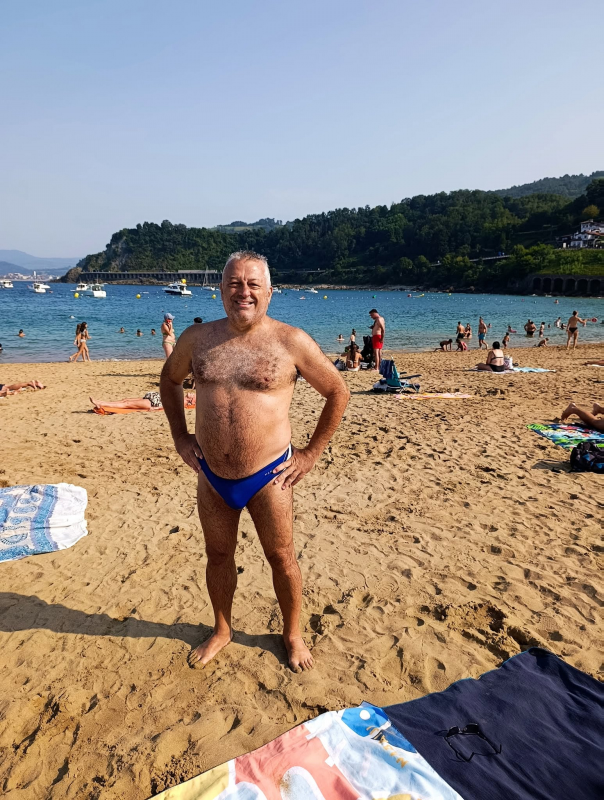
#> input picture salida_encriptada.jpg, 1208 x 1600 px (shown at 1/2 size)
$ python -i convert.py   (imports and definitions only)
#> lines starting #> are read from the running program, lines starting #| are printed output that depends on the picture
import cv2
import numpy as np
from typing import List, Tuple

def resize_max_side(image: np.ndarray, max_side: int = 1600) -> np.ndarray:
    """Reescala la imagen para whatsapp"""
    h, w = image.shape[:2]
    if max(h, w) <= max_side:
        return image

    if h > w:
        new_h = max_side
        new_w = int(round(w * (max_side / h)))
    else:
        new_w = max_side
        new_h = int(round(h * (max_side / w)))

    return cv2.resize(image, (new_w, new_h), interpolation=cv2.INTER_AREA)

def load_and_split(image_path: str) -> Tuple[np.ndarray, np.ndarray, np.ndarray, np.ndarray]:
#> called with image_path = '../salida_encriptada.jpg'
    bgr = cv2.imread(image_path)
#> bgr is the input picture: shape (1600, 1208, 3); mean B, G, R 131.6, 140, 151.3
    if bgr is None:
        raise FileNotFoundError(f"No se encontró la imagen: {image_path}")

    bgr = resize_max_side(bgr)
    ycrcb = cv2.cvtColor(bgr, cv2.COLOR_BGR2YCrCb)
#> ycrcb: shape (1600, 1208, 3); mean of channels 0, 1, 2 142.4, 134.3, 121.9

    Y, Cr, Cb = cv2.split(ycrcb)
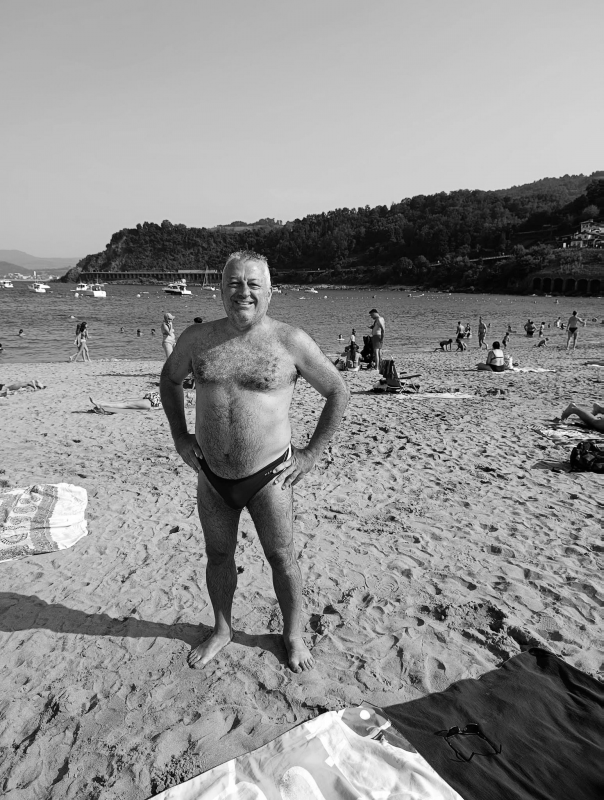
#> Y: shape (1600, 1208) (shown at 1/2 size); min 0, max 255, mean 142.4
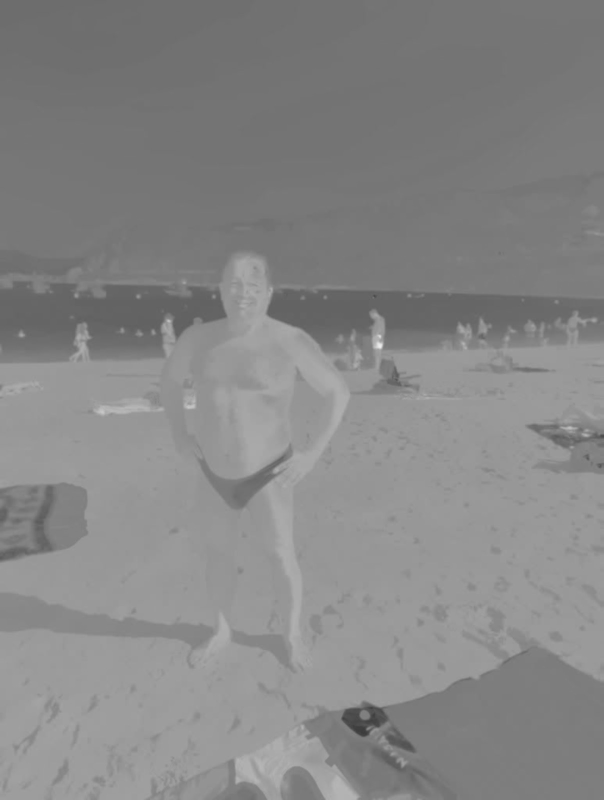
#> Cr: shape (1600, 1208) (shown at 1/2 size); min 57, max 238, mean 134.3
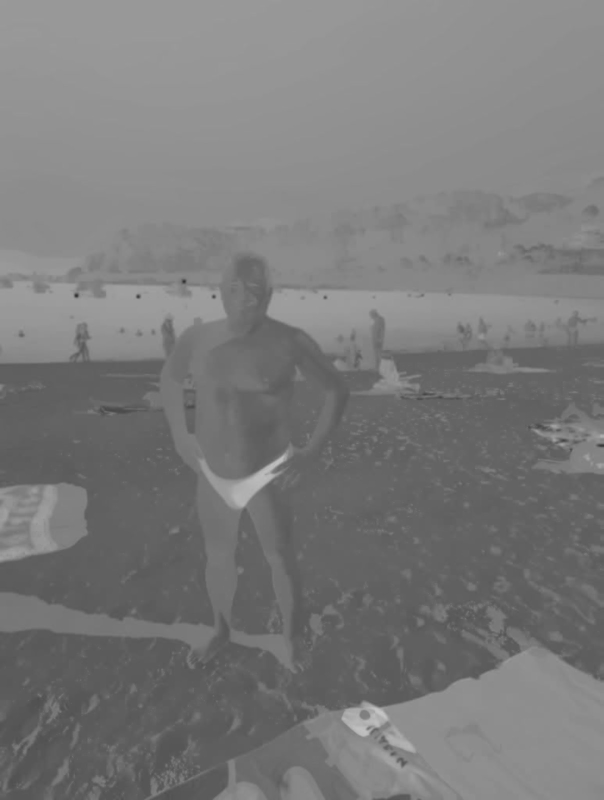
#> Cb: shape (1600, 1208) (shown at 1/2 size); min 47, max 200, mean 121.9

    return ycrcb, Y, Cr, Cb


def merge_and_save(Y: np.ndarray, Cr: np.ndarray, Cb: np.ndarray, output_path: str) -> None:
    ycrcb_result = cv2.merge([Y, Cr, Cb])
    bgr_result = cv2.cvtColor(ycrcb_result, cv2.COLOR_YCrCb2BGR)
    # IMPORTANTE: por defecto JPEG submuestrea el canal de crominancia
    # (4:2:0), promediando bloques de 2x2 pixeles y destruyendo el mensaje
    # embebido en Cr/Cb pase lo que pase. Forzamos 4:4:4 (sin submuestreo)
    # y calidad alta para que el mensaje sobreviva al guardado real.
    cv2.imwrite(output_path, bgr_result, [
        cv2.IMWRITE_JPEG_QUALITY, 95,
        cv2.IMWRITE_JPEG_SAMPLING_FACTOR, cv2.IMWRITE_JPEG_SAMPLING_FACTOR_444
    ])


def pad_to_multiple_of_8(channel: np.ndarray) -> np.ndarray:
    h, w = channel.shape
    pad_h = (8 - h % 8) % 8
    pad_w = (8 - w % 8) % 8
    if pad_h > 0 or pad_w > 0:
        channel = cv2.copyMakeBorder(channel, 0, pad_h, 0, pad_w,
                                    borderType=cv2.BORDER_REPLICATE)
    return channel


def iter_blocks_8x8(channel: np.ndarray):
    h, w = channel.shape
    for y in range(0, h, 8):
        for x in range(0, w, 8):
            yield y, x, channel[y:y+8, x:x+8]


def process_channel(channel: np.ndarray, block_fn) -> np.ndarray:
    channel_f = channel.astype(np.float64)
    result = np.zeros_like(channel_f)

    for y, x, block_np in iter_blocks_8x8(channel_f):
        block_list = block_np.tolist()
        block_procesado = block_fn(block_list)
        result[y:y+8, x:x+8] = np.array(block_procesado)

    return np.clip(result, 0, 255).astype(np.uint8)

>>> result = load_and_split('../salida_encriptada.jpg')
